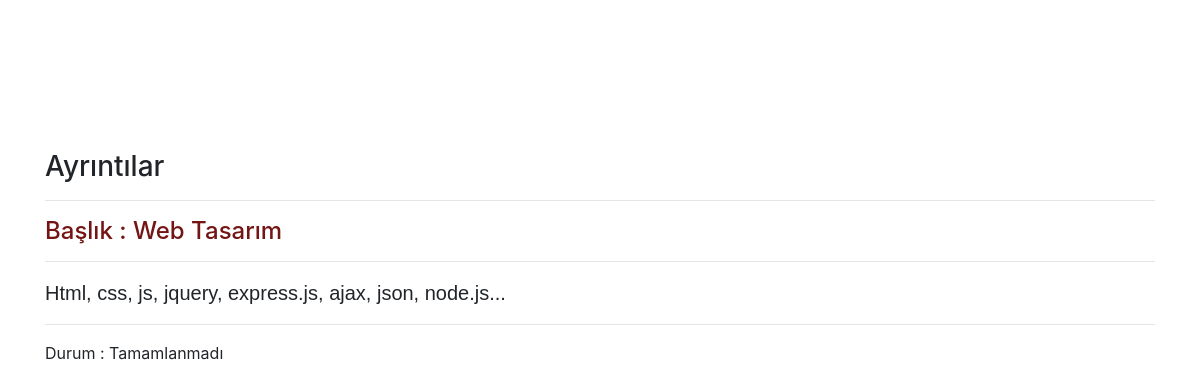
/detail/1, run on the app's committed database.
### todo.py (models this page shows)
class Todo(db.Model):
    id = db.Column(db.Integer,primary_key=True)
    title = db.Column(db.String(80))
    content = db.Column(db.Text)
    complete = db.Column(db.Boolean)

### todo.py (the view)
@app.route("/detail/<string:id>") #veiyi al
def detailTodo(id):
    todo = Todo.query.filter_by(id=id).first() #eşleşen id ye uygula
    return render_template("detail.html",todo=todo) #detail.html'e todoyu at (eşleşen ip ye)

### templates/detail.html (shortened to what this page needs)
<!DOCTYPE html>
<html lang="en">
<head>
    <link rel="stylesheet" href="https://maxcdn.bootstrapcdn.com/bootstrap/4.0.0/css/bootstrap.min.css">
</head>
<body>
    <div style="margin-top: 150px ;" class="container">
        <h3>Ayrıntılar</h3>
        <hr>
        <h4 style="color:rgb(116, 21, 21);">Başlık : {{todo.title}}</h4>
        <hr>
        <p style="font-size: 20px;font-family: sans-serif;">
            {{todo.content}}
        </p>
        <hr>
        {% if todo.complete == False %}
         <p>Durum : Tamamlanmadı</p>
        {% else %}
         <p>Durum : Tamamlandı</p>
        {% endif %}
    </div>
</body>
</html>

### data on the page
Todo: title "Web Tasarım", content "Html, css, js, jquery, express.js, ajax, json, node.js..."
